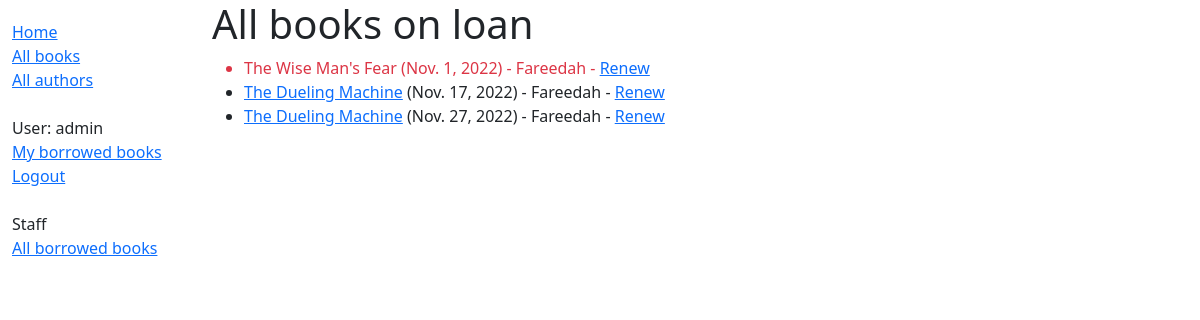
Before: /catalog/borrowed-books/ (signed in) with the older database file.
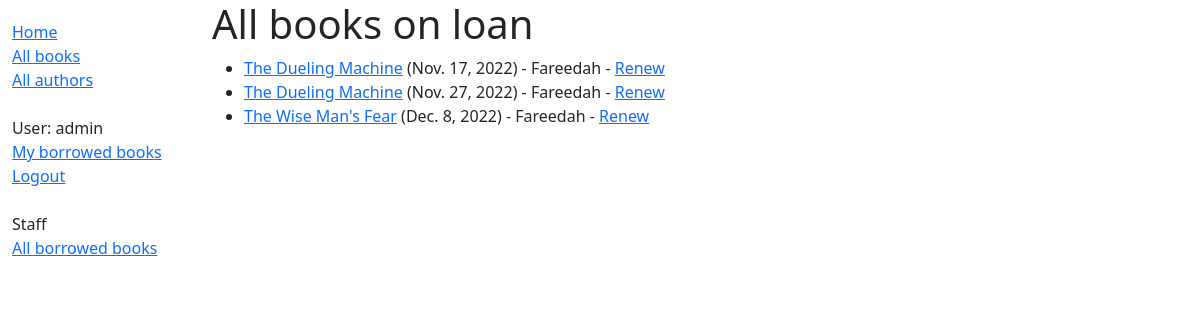
After: the same page with the newer database file.
### catalog/models.py (models this page shows, shortened)
class BookInstance(models.Model):
    id = models.UUIDField(primary_key=True, default=uuid.uuid4,
                          help_text='Unique ID for this particular book across whole library')
    book = models.ForeignKey('Book', on_delete=models.RESTRICT, null=True)
    imprint = models.CharField(max_length=200)
    due_back = models.DateField(null=True, blank=True)
    borrower = models.ForeignKey(
        User, on_delete=models.SET_NULL, null=True, blank=True)
    LOAN_STATUS = (
        ('m', 'Maintenance'),
        ('o', 'On loan'),
        ('a', 'Available'),
        ('r', 'Reserved'),
    )
    status = models.CharField(
        max_length=1,
        choices=LOAN_STATUS,
        blank=True,
        default='m',
        help_text='Book availability',
    )
    class Meta:
        ordering = ['due_back']
        permissions = (("can_mark_returned", "Set book as returned"),)
    @property
    def is_overdue(self):
        return bool(self.due_back and date.today() > self.due_back)

class Book(models.Model):
    title = models.CharField(max_length=200)
    author = models.ForeignKey(Author, on_delete=models.SET_NULL, null=True)
    summary = models.TextField(
        max_length=1000, help_text="Enter a brief description of the book")
    isbn = models.CharField("ISBN", max_length=13, unique=True,
                            help_text='13 characters <a href="https://www.isbn-international.org/content/what-isbn">ISBN number</a>')
    genre = models.ManyToManyField(
        Genre, help_text='Select a genre for this book')
    language = models.ForeignKey(
        Language, on_delete=models.SET_NULL, null=True)
    def display_genre(self):
        """Create a string for the Genre. This is required to display genre in Admin."""
        return ', '.join(genre.name for genre in self.genre.all()[:3])
    display_genre.short_description = "Genre"

### catalog/views.py (the view)
# urls.py: path('borrowed-books/', views.AllBorrowedBooksListView.as_view(),
class AllBorrowedBooksListView(PermissionRequiredMixin, generic.ListView):
    permission_required = 'catalog.can_mark_returned'
    model = BookInstance
    template_name = 'catalog/all_borrowed_books.html'
    paginate_by = 10
    def get_queryset(self):
        return BookInstance.objects.filter(status__exact='o')

### catalog/templates/catalog/all_borrowed_books.html (shortened to what this page needs)
{% extends "base_generic.html" %}
{% block content %}
<h1>All books on loan</h1>
{% if bookinstance_list %}
<ul>
    {% for bookinst in bookinstance_list %}
    <li class="{% if bookinst.is_overdue %}text-danger{% endif %}">
        <a {% if bookinst.is_overdue %}style="font-color: red; text-decoration: none; color: inherit;" {% endif %}
            href="{% url 'book-detail' bookinst.book.pk %}">{{ bookinst.book.title }}</a>
        ({{ bookinst.due_back }}) - {{bookinst.borrower.first_name }} - <a
            href="{% url 'renew-book-librarian' bookinst.id %}">Renew</a>
    </li>
    {% endfor %}
</ul>
{% endif %}
{% endblock %}

Changed rows visible on the page:
changed BookInstance "The Wise Man's Fear": due_back "Nov. 1, 2022" → "Dec. 8, 2022"; moves down the list
